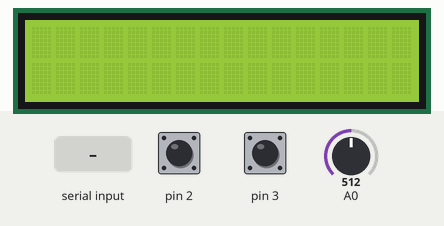
This sketch was run on a simulated Arduino Uno, built with avr-gcc and run on an emulated ATmega328P. Shown: 16×2 character LCD. The inputs (shaded band) are chosen by the test bench; at power-on: pin 2 HIGH, pin 3 HIGH, A0 = 512. What the sketch prints to the serial monitor is not drawn.

Above: at 1.2 s.
1.3 s: pin 2 driven LOW
At 2.3 s:
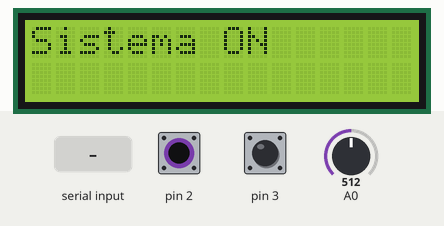
2.8 s: pin 3 driven LOW
At 3.5 s:
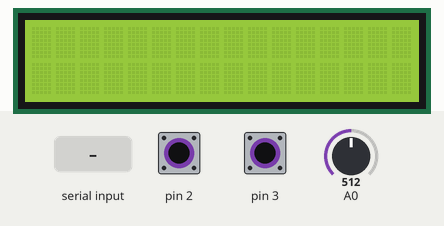
4.3 s: "1" received over Serial
At 6.5 s:
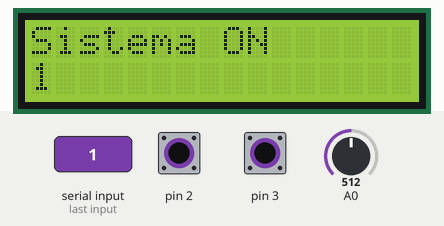
6.8 s: "0" received over Serial
At 8.6 s:
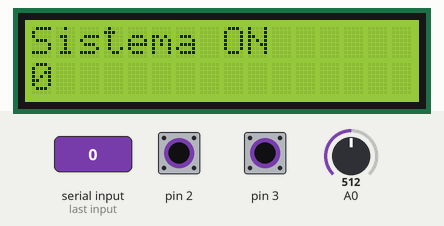
9.3 s: pin 2 pulsed HIGH 5 times (0.12 s each, 0.3 s apart)
At 11.4 s:
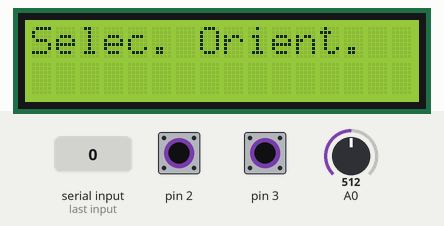
12.3 s: pin 3 pulsed HIGH 5 times (0.12 s each, 0.3 s apart)
At 14.4 s:
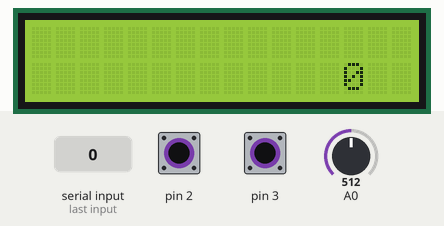
Timing chart, 0 to 15.9 s (numbered marks = the images above; inputs shaded):
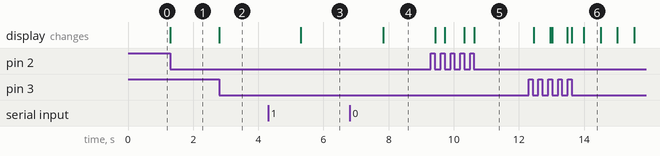

The sketch:

EdisonPicuasi-ProyectoFinal.ino
```cpp
#include <LiquidCrystal.h>


LiquidCrystal lcd(13,12,11,10,9,8);

String CX;

int i=0,j=0,ntam,tam;
int k = 0;
int cad;

int m=0;
void setup() {
Serial.begin(9600);
lcd.begin(16,2);
attachInterrupt(0,menu,FALLING);
attachInterrupt(1,opciones,FALLING);
Serial.println("ORIENTACION LCD");
Serial.println("");
Serial.print("Velocidad CAD");
Serial.println(analogRead(0));
}

void loop() {

if(i==1){

  if(Serial.available()>0){
  CX=Serial.readString();
  tam=CX.length()+1;
  cad=analogRead(0);
  lcd.setCursor(0,0);
  lcd.print("Sistema ON ");
  lcd.setCursor(0,1);
  lcd.print(CX);
  }
}
delay(cad);
if(i==2){
    if(j==1){

    char msg[tam];
    CX.toCharArray(msg,tam);
    for(int i=16;i>=1;i--)
  {
    // Limpiamos pantalla
    lcd.clear();

    //Situamos el cursor
    lcd.setCursor(i, 1);

    // Escribimos el texto
    lcd.print(CX);

    // Esperamos
    delay(cad);
  }


for(int k=1;k<tam;k++){
  String texto = CX.substring(k-1);

    // Limpiamos pantalla
    lcd.clear();

    //Situamos el cursor
    lcd.setCursor(0, 1);

    // Escribimos el texto
    lcd.print(texto);

    // Esperamos
    delay(cad);

  }

    }


    if(j==2){
    char msg[tam];
    CX.toCharArray(msg,tam);
    /*
    lcd.setCursor(16,1);
    lcd.autoscroll();
    //lcd.scrollDisplayRight();
    for (int p=0; p < 25; p++) {

    lcd.print(msg[k]);

    }
     */


     for(int i=tam; i>0 ; i--)
  {
    String texto = CX.substring(i-1);

    // Limpiamos pantalla
    lcd.clear();

    //Situamos el cursor
    lcd.setCursor(0, 1);

    // Escribimos el texto
    lcd.print(texto);

    // Esperamos
    delay(cad);
  }


  for(int i=1; i<=16;i++)
  {
    // Limpiamos pantalla
    lcd.clear();

    //Situamos el cursor
    lcd.setCursor(i, 1);

    // Escribimos el texto
    lcd.print(CX);

    // Esperamos
    delay(cad);
  }
    }
}

}


void menu(){
  delay(100);
  i++;
  switch(i){
    case 1:
    Serial.println("");
    Serial.println("INGRESE PALABRA");
    Serial.println("");
    lcd.setCursor(0,0);
    lcd.print("Sistema ON  ");
    break;
    case 2:
    lcd.clear();
    lcd.setCursor(0,0);
    lcd.print("Selec. Orient.  ");
    break;
    case 3:
    lcd.clear();
    lcd.setCursor(0,0);
    lcd.print("Sistema OFF  ");
    Serial.println("Sistema OFF");
    m=1;
    j=0;
    break;
    case 4:
    i=0;
    m=0;
    break;
    }
  if(m==1){
    lcd.clear();
    }
  }

void opciones(){
  delay(100);
  j++;
  switch(j){
    case 1:
    lcd.clear();
    lcd.setCursor(16,0);
    lcd.print("Izquierda");
    Serial.println("");
    Serial.println("Izquierda");
    break;
    case 2:
    lcd.clear();
    lcd.setCursor(16,1);
    lcd.print("Derecha");
    Serial.println("");
    Serial.println("Derecha");
    break;
    case 3:
    lcd.clear();
    j=0;
    break;


    }

  }
```

Measured:
- after the input at 1.3 s, the display: changes at once (image 1)
- after the input at 2.8 s, the display: changes at once (image 2)
- after the input at 4.3 s, the display: changes after 1.0 s (image 3)
- after the input at 6.8 s, the display: changes after 1.0 s (image 4)
- after the input at 9.3 s, the display: changes after 0.13 s (image 5)
- after the input at 12.3 s, the display: first changes after 0.15 s (image 6 shows a later state)
- what the display in image 6 shows lasts 0.5 s, from 14.0 s to 14.5 s
